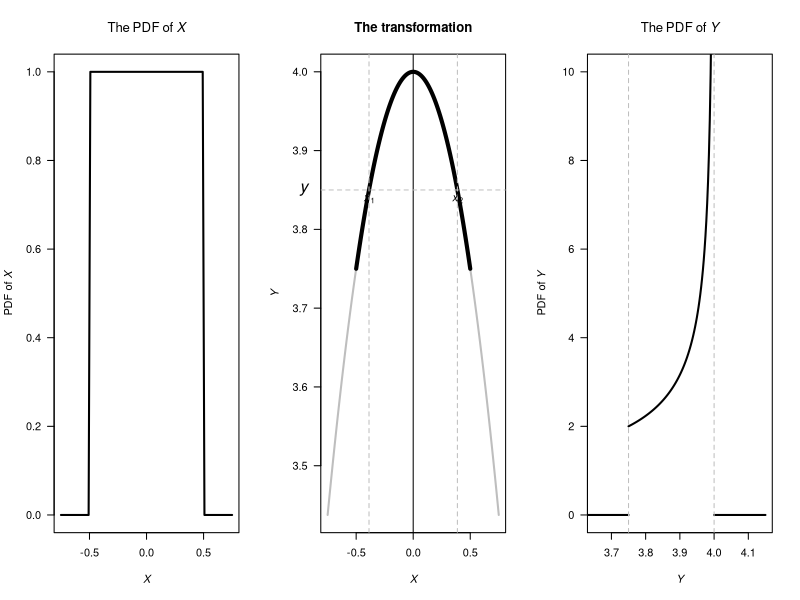
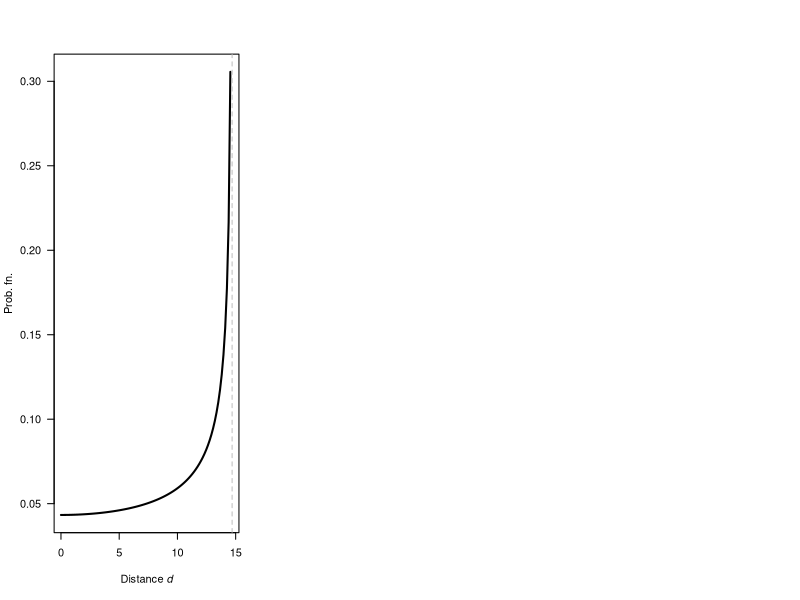

The R script that drew these images, in order:
## ---- chunk 1
JDTable <- array( dim = c(2, 4))

colnames(JDTable) <- c("",
                       "$Y_1 = 1$",
                       "$Y_1 = 2$",
                       "$Y_1 = 3$")
JDTable[1, ] <- c("$Y_2 = 0$",
                  "0",
                  "2/6",
                  "0")
JDTable[2, ] <- c("$Y_2 = 1$",
                  "0",
                  "1/6",
                  "3/6")
if (knitr::is_latex_output()) {
  kable(JDTable,
    format = "latex",
    escape = FALSE,
    caption = "The joint distribution of $Y_1$ and $Y_2$",
    booktabs = TRUE) %>%
  kable_styling(font_size = 10) %>%
  row_spec(0, bold = TRUE) 
}
if (knitr::is_html_output()){
  kable(JDTable,
    caption = "The joint distribution of $Y_1$ and $Y_2$",
    format = "html",
    booktabs = TRUE) %>%
  kable_styling(font_size = 10) %>%
  row_spec(0, bold = TRUE) 
}
## ---- chunk 2
par( mfrow = c(1, 3))

xwide <- seq(-0.75, 0.75,
             length = 100)
x <- seq( -0.5, 0.5,
          length = 100)
y <- dunif(xwide, 
           min = -0.5,
           max = 0.5)
plot( y ~ xwide,
      lwd = 2,
      las = 1,
      type = "l",
      main = expression(The~PDF~"of"~italic(X)),
      xlab = expression(italic(X)),
      ylab = expression(PDF~"of"~italic(X)) )


###

Y <- (4 - x^2)
Ywide <- (4 - xwide^2)

plot(Ywide ~ xwide,
     main = "The transformation",
     las = 1,
     lwd = 2,
     type = "l",
     col = "grey",
     xlab = expression(italic(X)),
     ylab = expression(italic(Y)))
lines(Y ~ x,
      lwd = 4 ,
      col = "black")

abline(v = 0)

yht <- 3.85
x1 <- -sqrt(4 - yht)
x2 <- sqrt(4 - yht)
abline( h = yht,
        col = "grey",
        lty = 2)
abline( v = x1,
        col = "grey",
        lty = 2)
abline( v = x2,
        col = "grey",
        lty = 2)

text(x = x1,
     y = yht,
     pos = 1,
     labels = expression(italic(x)[1]) )
text(x = x2,
     pos = 1,
     y = yht,
     labels = expression(italic(x)[2]) )
mtext(expression(italic(y)),
      at = yht,
      line = 1,
      side = 2,
      las = 1)
##
y <- seq(3.75, 4,
         length = 100)
PDFy <- 1 / sqrt(4 - y)

plot( PDFy ~ y,
      lwd = 2,
      las = 1,
      type = "l",
      ylim = c(0, 10),
      xlim = c(3.65, 4.15),
      main = expression(The~PDF~"of"~italic(Y)),
      xlab = expression(italic(Y)),
      ylab = expression(PDF~"of"~italic(Y)) )
lines( x = c(3.5, 3.75),
       y = c(0, 0),
       lwd = 2)
lines( x = c(4, 4.15),
       y = c(0, 0),
       lwd = 2)
abline( v = c(3.75, 4),
        lty = 2,
        col = "grey")
## ---- chunk 3
g <- 9.8
v <- 12
dvec <- seq(0, v^2/g,
            length = 100)
pdf <- ( 2 * g / pi ) / sqrt(v^4 - dvec^2 * g^2)

plot(pdf ~ dvec,
     type = "l",
     las = 1,
     lwd = 2,
     xlab = expression(Distance~italic(d)),
     ylab = "Prob. fn.")
abline(v = v^2/g,
       col = "grey",
       lty = 2)
